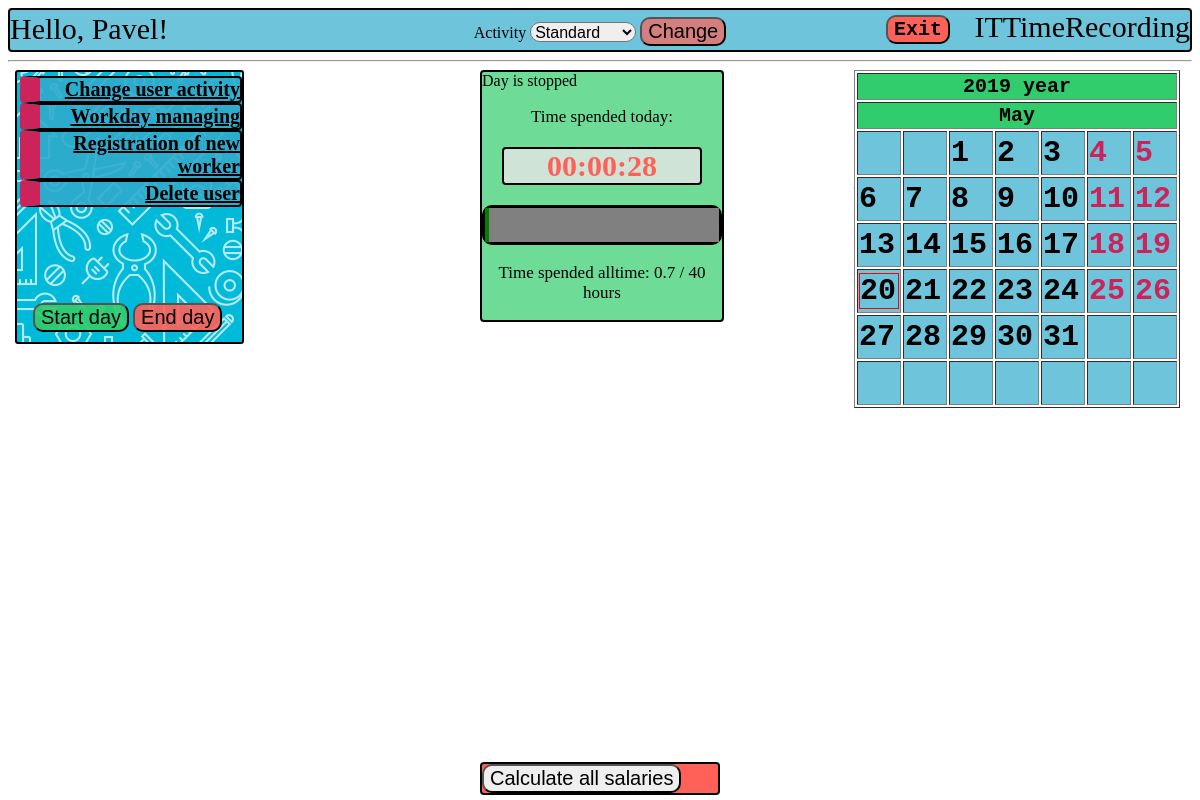
The page /home/me/ (signed in) on the database its author committed.
### rec/models.py (models this page shows, shortened)
class User(db.Model):
    __tablename__ = 'USER'
    login = db.Column('LOGIN', db.String(20), primary_key=True)
    password = db.Column('PASSWORD', db.String(20), nullable=False)
    salary = db.Column('SALARY', db.INTEGER)
    worktime = db.Column('WORKTIME', db.INTEGER)
    username = db.Column('USERNAME', db.String(50), nullable=False)
    role = db.Column('ROLE_NAME', db.String(15), nullable=False )

### rec/login/views.py (the view)
@mod.route('/me/')
@requires_login
def home():
    global menu
    menu = []
    if g.user.role == 'Developer':
        menu.append(['Order overtime', 'TakeOvertime'])
    if g.user.role == 'Manager':
        menu.append(['Change user activity', 'ChangeUserActivity'])
        menu.append(['Workday managing', 'ManageWorkday'])
        menu.append(['Registration of new worker', 'Register'])
        menu.append(['Delete user', 'Delete'])
    workdays = Workday.query.filter_by(date=date.toordinal())
    workdict = {}
    for workday in workdays:
        workdict[workday.user] = workday
    return render_template("homepage.html",
                           user=g.user,
                           menu=menu,
                           date=date,
                           cal=cal,
                           norms=session['normative'],
                           curtime=Workday.query.filter_by(id=session["workday_id"]).first().time + session['time'],
                           workdays=workdict)

### rec/login/views.py (called while the page is built)
@mod.before_request
def before_request():
    g.user = None
    if 'user_login' in session:
        g.user = User.query.get(session['user_login'])
        global cal
        day = Day(date, 1, 1, g.user.login)
        cal = Calendar.get_month(day, g.user.login)
        session['now'] = time.monotonic()
        quant = session['time']
        session['time'] = session['now'] - session['start']
        workday = Workday.query.filter_by(date=date.toordinal(), user=g.user.login).first()
        if (workday.ended == 1):
            session['time'] = 0

### rec/templates/homepage.html (shortened to what this page needs)
<!DOCTYPE html>
{% extends "base.html" %}
{% block body %}
    {% set ended = workdays[user.login].ended %}
    <form class="calc" method="post" action={{ url_for("Manager.calculate_all") }}>
        <input type = 'submit' value="Calculate all salaries">
    </form>
    <body link="black">
    <div class="hello">Hello, {{ user.username }}!</div>
    <div class="back"></div>
    <div class="menu">
    <ul>
    {% set role = user.role %}
    {% for item in menu %}
        <li>
            {% set url = role+"."+item[1] %}
            <a href = {{ url_for(url) }}>{{ item[0] }}</a>
        </li>
    {% endfor %}
    </ul>
    </div>
    <div class="progress_bar">
        {% if ended == 1 %}<img src="">Day is stopped{% endif %}
        <p> Time spended today: </p>
        {% if ended == 0 %}
            <p class="timer">{{ '%02d'|format((curtime/3600)|int) }}:{{ '%02d'|format((curtime%3600)/60|int) }}:{{ '%02d'|format((curtime%60)|int) }} </p>
        {% else %}
            <p class="stoppedtimer">{{ '%02d'|format((curtime/3600)|int) }}:{{ '%02d'|format((curtime%3600)/60|int) }}:{{ '%02d'|format((curtime%60)|int) }} </p>
        {% endif %}
        <progress max = {{ norms }} value = {{ (user.worktime/3660 + curtime/3660)|round(2) }}></progress>
        <p> Time spended alltime: {{ (user.worktime/3600 + curtime/3660)|round(1)}} / {{ norms | round }} hours</p>
    </div>
    <div class = 'dayman'>
        <form method="post">
        <table>
            <tr>
                <td>
                   <input class="startday" type="submit" value="Start day" formaction={{ url_for("rec.begin_day") }}>
                </td>
                <td>
                    {% if ended %}
                        <input class="endday" type="submit" value="End day" >
                    {%else%}
                        <input class="endday" type="submit" value="End day" formaction={{ url_for("rec.end_day") }}>
                    {%endif%}
                </td>
            </tr>
        </table>
        </form>
    </div>
    {% include "calendar.html" %}
    <div class="activity">
        <form method="post">
            <label for="activity"> Activity </label>
            {% set activity = 'Standard' %}
                {% if user.login in workdays %}
                    {% set activity = workdays[user.login].activity %}
                {% endif %}
                <select name="activity" id="activity">
                    <option value="Standard" {% if activity == 'Standard' %} selected="selected" {% endif %}>Standard</option>
                </select>
            <input type="submit" name="activity" value="Change" formaction='{{ url_for('rec.activity') }}'>
        </form>
    </div>
    <form method="post">
    <input class="exit" type="submit" name="exit" value="Exit" formaction='{{ url_for('rec.exit') }}'>
    </form>
</body>
{% endblock %}

### rec/templates/base.html (shortened to what this page needs)
{% block content %}
<link rel="stylesheet" href="/static/css/main.css" />
<div class="header">ITTimeRecording</div>
<hr>
{% endblock %}
{% block body %}
{% endblock %}

### rec/templates/calendar.html (shortened to what this page needs)
<link rel="stylesheet" href="/static/css/main.css" />
<div class = "calendar">
<form method="post">
{% set months_names = {
        1: 'January', 2: 'February', 3: 'March', 4: 'April',
        5: 'May', 6: 'June', 7: 'July', 8: 'August',
        9: 'September', 10: 'October', 11: 'November', 12: 'December'
    } %}
    <table border="1">
        <tr>
            <th colspan="7">{{ date.year }} year</th>
        </tr>
        <tr>
            <th colspan="7">{{ months_names[date.month] }} </th>
        </tr>
        {% for week in cal %}
            <tr>
                {% for day in week %}
                    <td>
                    {% if  day.date == date.day %}
                        <div class="today">
                    {% endif %}
                    {% if day.form == "Vacancy" %}
                        <div class="vacancy">
                            <div class="date">{{ day.date }}</div>
                        </div>
                    {% endif %}
                    {% if day.form == "Work" %}
                        <div class="workday">
                            <div class="date">{{ day.date }}</div>
                        </div>
                    {% endif %}
                    {% if  day.date == date.day %}
                        </div>
                    {% endif %}
                    </td>
                {% endfor %}
            </tr>
        {% endfor %}
    </table>
</form>
</div>

### rec/static/css/main.css (style rules this page uses)
body { background-color: #57FFC6; background: url("work.jpg"); background-size: 900px 900px; font-family: Georgia, 'Times New Roman', Times, serif; }
.dayman { position:absolute; top: 300px; left: 30px; z-index: 1; }
.startday { background-color: rgba(49, 204, 107, 0.9); }
.endday { background-color: rgba(255, 97, 89, 0.9); }
input { border-radius: 10px; }
.back { background: url("tools.jpg"); position: absolute; top: 70px; left: 15px; width: 225px; height: 270px; border-radius: 3px; border: black solid 2px; }
.activity { text-align: center; padding: 2px; position:absolute; top: 15px; right: 35%; left: 35%; }
.activity input { background-color: rgba(255, 97, 89, 0.7); border-radius: 10px; }
.activity select { margin: 0px; padding: 0px; height: 20px; font-size: 16px; border-radius: 10px; }
.header { height: 40px; font-size: 30px; text-align: right; background-color: rgba(49, 171, 204, 0.7); border: black solid 2px; border-radius: 4px; }
.autorization td, input { font-size: 20px; }
.progress_bar { width: 20%; position:absolute; top: 70px; left: 40%; right: 40%; background-color: rgba(49, 204, 107, 0.7); border: black solid 2px; border-radius: 4px; }
.progress_bar .stoppedtimer { background-color: rgba(229,229,229,0.81); color: rgba(255, 97, 89, 1); font-weight: bolder; font-size: 30px; border: black solid 2px; border-radius: 4px; margin: 20px; }
.progress_bar progress { color: #31ABCC; width: 100%; height: 40px; border: black solid 3px; border-radius: 10px; }
.progress_bar p { color: black; text-align: center; font-size: 17px; }
.menu { position: absolute; top:60px; left: 10px; }
.menu ul { list-style-type: none; padding-left: 10px; color: black; }
.menu li { font-size: 20px; width: 200px; background-color: rgba(49, 171, 204, 0.9); text-align: right; border: black solid 2px; border-radius: 4px; border-left: #CC235A solid 20px; font-weight: bolder; }
.calendar { position: absolute; top: 70px; right: 20px; }
.calendar .vacancy { color: #CC235A; }
.calendar td { background-color: rgba(49, 171, 204, 0.7); font-size: 30px; width: 40px; height: 40px; font-family: monospace; font-weight: bold; }
.calendar th { background-color: #31CC6B; font-size: 20px; font-family: monospace; font-weight: bold; }
.calendar .today { border: solid 1px red; }
.exit { background-color: #ff6159; font-size: 20px; font-family: monospace; font-weight: bold; text-align: center; position: absolute; top: 15px; right: 250px; }
.hello { position: absolute; top: 12px; left: 10px; font-size: 30px; }
.calc { position: absolute; bottom: 5px; right:40%; left:40%; background-color: #ff6159; border: black solid 2px; border-radius: 4px; }

### rows shown on the page
User: username "Pavel", (user.worktime/3600+curtime/3660)|round(1) "0.7", date "1", date "2", date "3", date "4", date "5", date "6", date "7", date "8", date "9", date "10", date "11", date "12", date "13", date "14", date "15", date "16", date "17", date "18", date "19", date "20", date "21", date "22", date "23", date "24", date "25", date "26", date "27", date "28", date "29", date "30", date "31"

### other values the page prints
{{ item[0] }} "Change user activity" "Workday managing" "Registration of new worker" "Delete user"
{{ '%02d'|format((curtime/3600)|int) }} "00"
{{ '%02d'|format((curtime%3600)/60|int) }} "00"
{{ '%02d'|format((curtime%60)|int) }} "28"
{{ norms | round }} "40"
{{ date.year }} "2019"
{{ months_names[date.month] }} "May"
